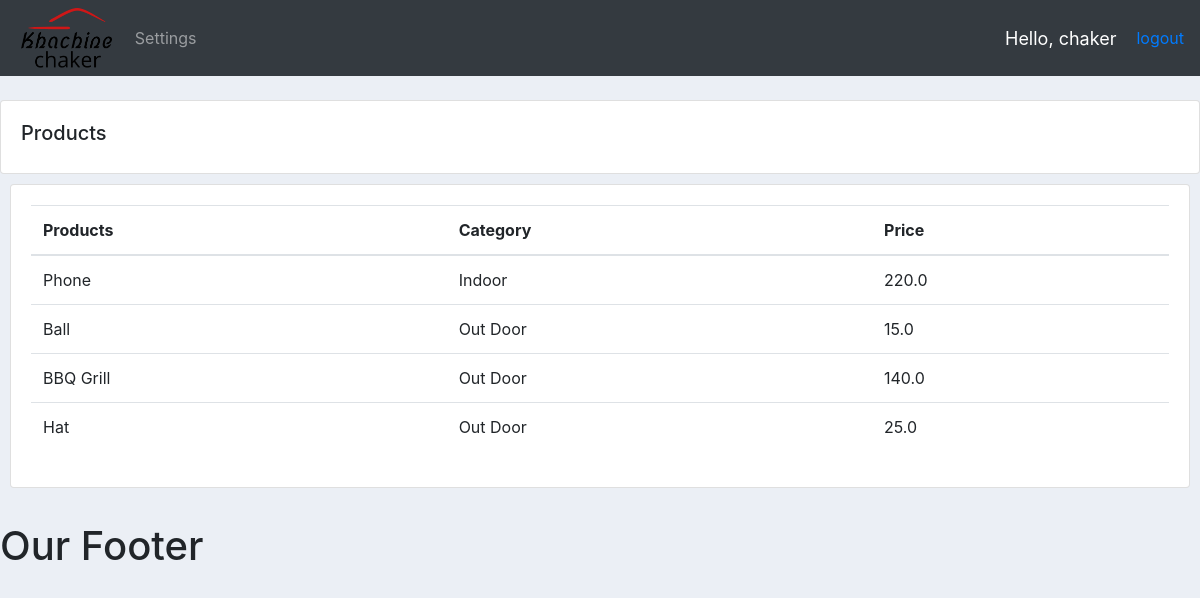
Screenshot of /products/ (signed in) with the database file from the repository.
### accounts/models.py (models this page shows, shortened)
class Product(models.Model):
    CATEGORY = (
        ('Indoor','Indoor'),
        ('Out Door','Out Door')
    )
    name = models.CharField(max_length=200, null=True)
    price = models.FloatField(null=True)
    category = models.CharField(max_length=200, null=True,choices = CATEGORY)
    description = models.CharField(max_length=200, null=True,blank=True)
    date_created = models.DateTimeField(auto_now_add=True, null=True)
    tags = models.ManyToManyField(Tag)

### accounts/decorators.py (the view)
        def wrapper_func(request, *args, **kargs):
            group = None
            if request.user.groups.exists():
                group = request.user.groups.all()[0].name
            if group in allowed_roles:
                return view_func(request, *args, **kargs)
            else:
                return HttpResponse("You are not authorised to view this page")

### accounts/views.py (called while the page is built)
@login_required(login_url = 'login')
@allowed_users(allowed_roles = ['admin'])
def products(request):
    products = Product.objects.all()
    return render(request,'accounts/products.html',{'products':products})

### accounts/templates/accounts/products.html
{% extends 'accounts/main.html' %}
{% block content %}
<br>
<div class="row">
  <div class="col-md">
    <div class="card card-body">
      <h5>Products</h5>
    </div>
    <div class="card card-body" style="margin: 10px;">
    <table class="table table-hover">
      <thead>
        <tr>
          <th scope="col">Products</th>
          <th scope="col">Category</th>
          <th scope="col">Price</th>
        </tr>
      </thead>
      <tbody>
        {% for prod in products %}
        <tr>
          <td>{{prod.name}}</td>
          <td>{{prod.category}}</td>
          <td>{{prod.price}}</td>
        </tr>
        {% endfor %}
      </tbody>
    </table>
  </div>
  </div>
</div>
{% endblock %}

### accounts/templates/accounts/navbar.html (shortened to what this page needs)
{% load static %}
<nav class="navbar navbar-expand-lg navbar-dark bg-dark">
  <img src="{% static 'images/logochaker.png' %}" style="height:60px;width:auto; margin-right:10px" id="logo">
  <div class="collapse navbar-collapse" id="navbarNav">
    <ul class="navbar-nav">
      {% if request.user.is_stuff %}
      <li class="nav-item active">
        <a class="nav-link" href="{% url 'home' %}">Dashboard</a>
      </li>
      <li class="nav-item">
        <a class="nav-link" href="{% url 'products' %}">Products</a>
      </li>
      {% else %}
      <li class="nav-item">
        <a class="nav-link" href="{% url 'account' %}">Settings</a>
      </li>
      {% endif %}
    </ul>
  </div>
  <span class="hello-msg" >Hello, {{request.user}}</span>
  <span><a href="{% url 'logout' %}">logout</a></span>
</nav>

### static/css/main.css (style rules this page uses)
body { background-color : #ebeff5; }

### accounts/templates/accounts/navbar.html (style rules this page uses)
.hello-msg { font-size: 18px; color: #ffff; margin-right: 20px }

### rows the page displays
Product: name "Phone", category "Indoor", price "220.0"
Product: name "Ball", category "Out Door", price "15.0"
Product: name "BBQ Grill", category "Out Door", price "140.0"
Product: name "Hat", category "Out Door", price "25.0"

### other values shown
{{ request.user }} "chaker"
